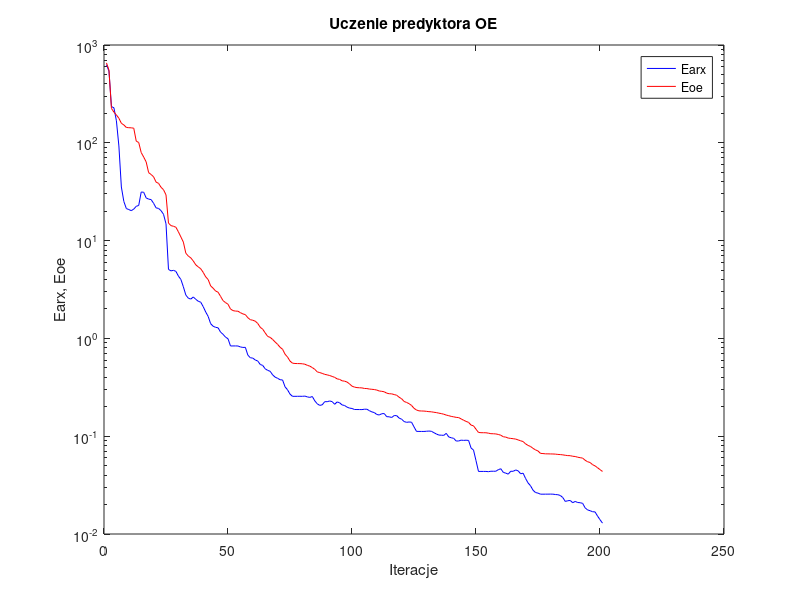
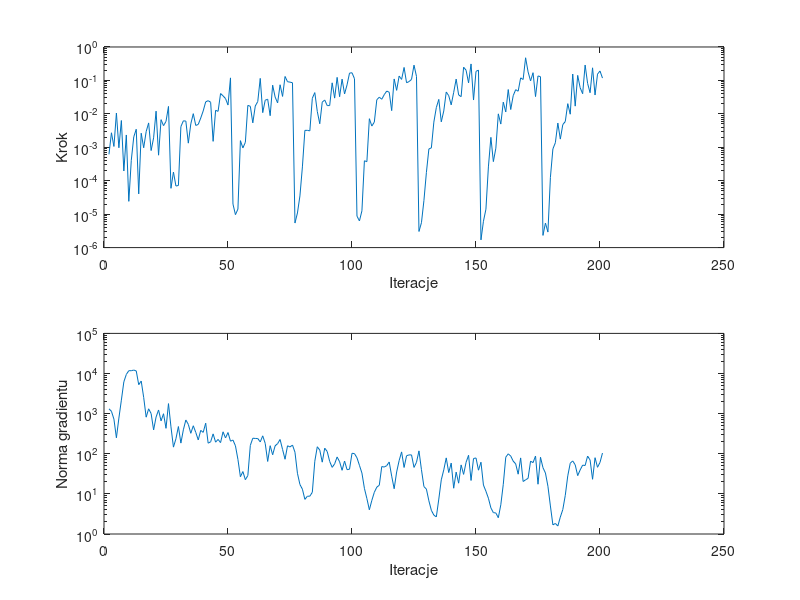

Source code (MATLAB) for these figures, in order:
%uczenie predyktora oe
clear all;
n=0; farx(n+1)=6.288984e+002; foe(n+1)=6.561616e+002; wspucz(n+1)=0.000000e+000; ng(n+1)=0.000000e+000;
%odnowa zmiennej metryki
n=1; farx(n+1)=5.409256e+002; foe(n+1)=5.550155e+002; krok(n+1)=6.158105e-004; ng(n+1)=1.319943e+003;
n=2; farx(n+1)=2.348084e+002; foe(n+1)=2.245432e+002; krok(n+1)=2.716773e-003; ng(n+1)=1.144341e+003;
n=3; farx(n+1)=2.279206e+002; foe(n+1)=2.059431e+002; krok(n+1)=1.058897e-003; ng(n+1)=7.305141e+002;
n=4; farx(n+1)=1.679101e+002; foe(n+1)=1.927849e+002; krok(n+1)=1.056509e-002; ng(n+1)=2.498417e+002;
n=5; farx(n+1)=9.287444e+001; foe(n+1)=1.782131e+002; krok(n+1)=9.673859e-004; ng(n+1)=7.738022e+002;
n=6; farx(n+1)=3.533031e+001; foe(n+1)=1.583210e+002; krok(n+1)=6.319511e-003; ng(n+1)=2.167608e+003;
n=7; farx(n+1)=2.511362e+001; foe(n+1)=1.522332e+002; krok(n+1)=1.955288e-004; ng(n+1)=6.212909e+003;
n=8; farx(n+1)=2.127993e+001; foe(n+1)=1.435789e+002; krok(n+1)=2.337021e-003; ng(n+1)=9.488911e+003;
n=9; farx(n+1)=2.076629e+001; foe(n+1)=1.426758e+002; krok(n+1)=2.418894e-005; ng(n+1)=1.175320e+004;
n=10; farx(n+1)=2.024542e+001; foe(n+1)=1.423396e+002; krok(n+1)=4.072737e-004; ng(n+1)=1.175660e+004;
n=11; farx(n+1)=2.100243e+001; foe(n+1)=1.409776e+002; krok(n+1)=2.050616e-003; ng(n+1)=1.218337e+004;
n=12; farx(n+1)=2.240726e+001; foe(n+1)=1.039954e+002; krok(n+1)=3.460293e-003; ng(n+1)=1.161235e+004;
n=13; farx(n+1)=2.289632e+001; foe(n+1)=1.006712e+002; krok(n+1)=4.037383e-005; ng(n+1)=5.262026e+003;
n=14; farx(n+1)=3.139504e+001; foe(n+1)=7.951832e+001; krok(n+1)=2.634602e-003; ng(n+1)=6.499219e+003;
n=15; farx(n+1)=3.121482e+001; foe(n+1)=7.150486e+001; krok(n+1)=9.671447e-004; ng(n+1)=2.534611e+003;
n=16; farx(n+1)=2.732333e+001; foe(n+1)=6.376311e+001; krok(n+1)=2.943935e-003; ng(n+1)=8.161173e+002;
n=17; farx(n+1)=2.655602e+001; foe(n+1)=4.950783e+001; krok(n+1)=5.355898e-003; ng(n+1)=1.319677e+003;
n=18; farx(n+1)=2.626306e+001; foe(n+1)=4.742409e+001; krok(n+1)=7.988163e-004; ng(n+1)=1.004829e+003;
n=19; farx(n+1)=2.404680e+001; foe(n+1)=4.488291e+001; krok(n+1)=1.915637e-003; ng(n+1)=3.933589e+002;
n=20; farx(n+1)=2.162710e+001; foe(n+1)=3.962205e+001; krok(n+1)=1.204622e-002; ng(n+1)=8.228975e+002;
n=21; farx(n+1)=2.132828e+001; foe(n+1)=3.850033e+001; krok(n+1)=5.805971e-004; ng(n+1)=1.233954e+003;
n=22; farx(n+1)=2.023993e+001; foe(n+1)=3.508151e+001; krok(n+1)=6.700076e-003; ng(n+1)=6.592321e+002;
n=23; farx(n+1)=1.857337e+001; foe(n+1)=3.312827e+001; krok(n+1)=4.437686e-003; ng(n+1)=9.943522e+002;
n=24; farx(n+1)=1.485557e+001; foe(n+1)=2.935245e+001; krok(n+1)=5.945944e-003; ng(n+1)=4.305361e+002;
n=25; farx(n+1)=5.077500e+000; foe(n+1)=1.509358e+001; krok(n+1)=1.669364e-002; ng(n+1)=1.778409e+003;
%odnowa zmiennej metryki
n=26; farx(n+1)=4.901782e+000; foe(n+1)=1.422292e+001; krok(n+1)=5.926151e-005; ng(n+1)=4.684528e+002;
n=27; farx(n+1)=4.967614e+000; foe(n+1)=1.402088e+001; krok(n+1)=1.818449e-004; ng(n+1)=1.463582e+002;
n=28; farx(n+1)=4.844734e+000; foe(n+1)=1.368733e+001; krok(n+1)=6.949109e-005; ng(n+1)=2.360149e+002;
n=29; farx(n+1)=4.337123e+000; foe(n+1)=1.229179e+001; krok(n+1)=7.211737e-005; ng(n+1)=4.769801e+002;
n=30; farx(n+1)=4.008114e+000; foe(n+1)=1.090078e+001; krok(n+1)=4.150488e-003; ng(n+1)=1.842763e+002;
n=31; farx(n+1)=3.370893e+000; foe(n+1)=9.653591e+000; krok(n+1)=6.192369e-003; ng(n+1)=3.956265e+002;
n=32; farx(n+1)=2.774994e+000; foe(n+1)=7.428393e+000; krok(n+1)=6.071802e-003; ng(n+1)=6.948809e+002;
n=33; farx(n+1)=2.576750e+000; foe(n+1)=6.945510e+000; krok(n+1)=1.330026e-003; ng(n+1)=5.395782e+002;
n=34; farx(n+1)=2.523410e+000; foe(n+1)=6.657037e+000; krok(n+1)=5.022246e-003; ng(n+1)=3.237234e+002;
n=35; farx(n+1)=2.653052e+000; foe(n+1)=6.189440e+000; krok(n+1)=1.012568e-002; ng(n+1)=4.987321e+002;
n=36; farx(n+1)=2.510881e+000; foe(n+1)=5.653684e+000; krok(n+1)=4.502543e-003; ng(n+1)=3.407792e+002;
n=37; farx(n+1)=2.398210e+000; foe(n+1)=5.388096e+000; krok(n+1)=4.830641e-003; ng(n+1)=2.211393e+002;
n=38; farx(n+1)=2.345342e+000; foe(n+1)=5.154889e+000; krok(n+1)=7.479896e-003; ng(n+1)=3.824534e+002;
n=39; farx(n+1)=2.113621e+000; foe(n+1)=4.733184e+000; krok(n+1)=1.223760e-002; ng(n+1)=3.416750e+002;
n=40; farx(n+1)=1.864444e+000; foe(n+1)=4.261870e+000; krok(n+1)=2.284436e-002; ng(n+1)=5.781840e+002;
n=41; farx(n+1)=1.677651e+000; foe(n+1)=3.996899e+000; krok(n+1)=2.476948e-002; ng(n+1)=1.834836e+002;
n=42; farx(n+1)=1.414531e+000; foe(n+1)=3.443024e+000; krok(n+1)=2.223039e-002; ng(n+1)=1.988652e+002;
n=43; farx(n+1)=1.330711e+000; foe(n+1)=3.258496e+000; krok(n+1)=1.505777e-003; ng(n+1)=3.129642e+002;
n=44; farx(n+1)=1.298119e+000; foe(n+1)=3.052536e+000; krok(n+1)=1.278106e-002; ng(n+1)=1.945420e+002;
n=45; farx(n+1)=1.283198e+000; foe(n+1)=2.966904e+000; krok(n+1)=1.189189e-002; ng(n+1)=2.276351e+002;
n=46; farx(n+1)=1.159884e+000; foe(n+1)=2.689335e+000; krok(n+1)=4.048730e-002; ng(n+1)=1.897900e+002;
n=47; farx(n+1)=1.101362e+000; foe(n+1)=2.434307e+000; krok(n+1)=3.459187e-002; ng(n+1)=3.524868e+002;
n=48; farx(n+1)=1.030436e+000; foe(n+1)=2.323343e+000; krok(n+1)=2.865057e-002; ng(n+1)=2.477319e+002;
n=49; farx(n+1)=9.923280e-001; foe(n+1)=2.235357e+000; krok(n+1)=1.835014e-002; ng(n+1)=3.382755e+002;
n=50; farx(n+1)=8.367388e-001; foe(n+1)=1.999638e+000; krok(n+1)=1.191056e-001; ng(n+1)=2.058910e+002;
%odnowa zmiennej metryki
n=51; farx(n+1)=8.374821e-001; foe(n+1)=1.924268e+000; krok(n+1)=2.003236e-005; ng(n+1)=2.193531e+002;
n=52; farx(n+1)=8.375590e-001; foe(n+1)=1.902385e+000; krok(n+1)=9.671965e-006; ng(n+1)=1.579067e+002;
n=53; farx(n+1)=8.368795e-001; foe(n+1)=1.897458e+000; krok(n+1)=1.414532e-005; ng(n+1)=7.240852e+001;
n=54; farx(n+1)=8.179698e-001; foe(n+1)=1.833359e+000; krok(n+1)=1.581052e-003; ng(n+1)=2.675495e+001;
n=55; farx(n+1)=8.084181e-001; foe(n+1)=1.779564e+000; krok(n+1)=9.576184e-004; ng(n+1)=3.601193e+001;
n=56; farx(n+1)=8.101134e-001; foe(n+1)=1.750600e+000; krok(n+1)=1.409080e-003; ng(n+1)=2.259359e+001;
n=57; farx(n+1)=6.749925e-001; foe(n+1)=1.626510e+000; krok(n+1)=1.792653e-002; ng(n+1)=2.858313e+001;
n=58; farx(n+1)=6.343871e-001; foe(n+1)=1.553518e+000; krok(n+1)=1.683407e-002; ng(n+1)=1.615587e+002;
n=59; farx(n+1)=6.286666e-001; foe(n+1)=1.533143e+000; krok(n+1)=5.381741e-003; ng(n+1)=2.439682e+002;
n=60; farx(n+1)=6.015644e-001; foe(n+1)=1.500023e+000; krok(n+1)=1.716139e-002; ng(n+1)=2.407341e+002;
n=61; farx(n+1)=5.869227e-001; foe(n+1)=1.420974e+000; krok(n+1)=2.337492e-002; ng(n+1)=2.399035e+002;
n=62; farx(n+1)=5.413613e-001; foe(n+1)=1.298774e+000; krok(n+1)=1.150668e-001; ng(n+1)=1.970421e+002;
n=63; farx(n+1)=5.291926e-001; foe(n+1)=1.241279e+000; krok(n+1)=1.086709e-002; ng(n+1)=2.797658e+002;
n=64; farx(n+1)=4.888147e-001; foe(n+1)=1.138783e+000; krok(n+1)=2.556569e-002; ng(n+1)=1.816482e+002;
n=65; farx(n+1)=4.712280e-001; foe(n+1)=1.047120e+000; krok(n+1)=2.741202e-002; ng(n+1)=6.430683e+001;
n=66; farx(n+1)=4.610971e-001; foe(n+1)=1.024688e+000; krok(n+1)=8.806488e-003; ng(n+1)=1.588465e+002;
n=67; farx(n+1)=4.236031e-001; foe(n+1)=9.753154e-001; krok(n+1)=7.208292e-002; ng(n+1)=9.432204e+001;
n=68; farx(n+1)=4.016841e-001; foe(n+1)=9.194202e-001; krok(n+1)=3.192003e-002; ng(n+1)=1.577355e+002;
n=69; farx(n+1)=3.909420e-001; foe(n+1)=8.695058e-001; krok(n+1)=2.127270e-002; ng(n+1)=1.786422e+002;
n=70; farx(n+1)=3.779844e-001; foe(n+1)=8.112743e-001; krok(n+1)=7.414397e-002; ng(n+1)=2.268353e+002;
n=71; farx(n+1)=3.758321e-001; foe(n+1)=7.745051e-001; krok(n+1)=3.320390e-002; ng(n+1)=1.280041e+002;
n=72; farx(n+1)=3.198484e-001; foe(n+1)=6.891296e-001; krok(n+1)=1.312394e-001; ng(n+1)=7.300931e+001;
n=73; farx(n+1)=2.983779e-001; foe(n+1)=6.452720e-001; krok(n+1)=9.137743e-002; ng(n+1)=1.580649e+002;
n=74; farx(n+1)=2.693432e-001; foe(n+1)=5.864076e-001; krok(n+1)=8.892157e-002; ng(n+1)=1.476472e+002;
n=75; farx(n+1)=2.557229e-001; foe(n+1)=5.582375e-001; krok(n+1)=8.512166e-002; ng(n+1)=1.649256e+002;
%odnowa zmiennej metryki
n=76; farx(n+1)=2.557158e-001; foe(n+1)=5.538940e-001; krok(n+1)=5.421647e-006; ng(n+1)=1.093556e+002;
n=77; farx(n+1)=2.558198e-001; foe(n+1)=5.529723e-001; krok(n+1)=1.085468e-005; ng(n+1)=3.262946e+001;
n=78; farx(n+1)=2.560596e-001; foe(n+1)=5.523851e-001; krok(n+1)=3.511208e-005; ng(n+1)=1.716449e+001;
n=79; farx(n+1)=2.556967e-001; foe(n+1)=5.502614e-001; krok(n+1)=2.594055e-004; ng(n+1)=1.309429e+001;
n=80; farx(n+1)=2.572013e-001; foe(n+1)=5.444066e-001; krok(n+1)=3.204288e-003; ng(n+1)=7.296573e+000;
n=81; farx(n+1)=2.522625e-001; foe(n+1)=5.305704e-001; krok(n+1)=3.214272e-003; ng(n+1)=8.737782e+000;
n=82; farx(n+1)=2.493814e-001; foe(n+1)=5.201555e-001; krok(n+1)=3.096185e-003; ng(n+1)=8.758361e+000;
n=83; farx(n+1)=2.546168e-001; foe(n+1)=5.031622e-001; krok(n+1)=2.928765e-002; ng(n+1)=1.096772e+001;
n=84; farx(n+1)=2.297261e-001; foe(n+1)=4.823885e-001; krok(n+1)=4.321748e-002; ng(n+1)=6.507567e+001;
n=85; farx(n+1)=2.143495e-001; foe(n+1)=4.543661e-001; krok(n+1)=1.183052e-002; ng(n+1)=1.494675e+002;
n=86; farx(n+1)=2.065607e-001; foe(n+1)=4.472707e-001; krok(n+1)=5.060913e-003; ng(n+1)=1.236528e+002;
n=87; farx(n+1)=2.094148e-001; foe(n+1)=4.386450e-001; krok(n+1)=2.243330e-002; ng(n+1)=6.175587e+001;
n=88; farx(n+1)=2.254126e-001; foe(n+1)=4.288062e-001; krok(n+1)=2.594061e-002; ng(n+1)=1.379247e+002;
n=89; farx(n+1)=2.254171e-001; foe(n+1)=4.237772e-001; krok(n+1)=1.767909e-002; ng(n+1)=1.138586e+002;
n=90; farx(n+1)=2.291496e-001; foe(n+1)=4.170906e-001; krok(n+1)=1.767909e-002; ng(n+1)=6.439328e+001;
n=91; farx(n+1)=2.257046e-001; foe(n+1)=4.085898e-001; krok(n+1)=8.472165e-002; ng(n+1)=4.579607e+001;
n=92; farx(n+1)=2.119434e-001; foe(n+1)=3.997164e-001; krok(n+1)=2.954351e-002; ng(n+1)=5.610818e+001;
n=93; farx(n+1)=2.241223e-001; foe(n+1)=3.858383e-001; krok(n+1)=1.234039e-001; ng(n+1)=8.316596e+001;
n=94; farx(n+1)=2.196089e-001; foe(n+1)=3.810761e-001; krok(n+1)=3.252259e-002; ng(n+1)=6.324493e+001;
n=95; farx(n+1)=2.089807e-001; foe(n+1)=3.685905e-001; krok(n+1)=1.093247e-001; ng(n+1)=3.871063e+001;
n=96; farx(n+1)=2.060767e-001; foe(n+1)=3.654215e-001; krok(n+1)=3.941187e-002; ng(n+1)=6.592103e+001;
n=97; farx(n+1)=1.983160e-001; foe(n+1)=3.579222e-001; krok(n+1)=7.377901e-002; ng(n+1)=4.011930e+001;
n=98; farx(n+1)=1.938234e-001; foe(n+1)=3.428125e-001; krok(n+1)=1.653712e-001; ng(n+1)=4.121506e+001;
n=99; farx(n+1)=1.921151e-001; foe(n+1)=3.248191e-001; krok(n+1)=1.695506e-001; ng(n+1)=1.028222e+002;
n=100; farx(n+1)=1.874998e-001; foe(n+1)=3.178103e-001; krok(n+1)=1.124683e-001; ng(n+1)=1.008427e+002;
%odnowa zmiennej metryki
n=101; farx(n+1)=1.874113e-001; foe(n+1)=3.139597e-001; krok(n+1)=8.746968e-006; ng(n+1)=7.942880e+001;
n=102; farx(n+1)=1.873079e-001; foe(n+1)=3.128251e-001; krok(n+1)=6.280717e-006; ng(n+1)=5.145437e+001;
n=103; farx(n+1)=1.871157e-001; foe(n+1)=3.118981e-001; krok(n+1)=1.259797e-005; ng(n+1)=3.306222e+001;
n=104; farx(n+1)=1.887496e-001; foe(n+1)=3.078091e-001; krok(n+1)=3.952630e-004; ng(n+1)=1.375702e+001;
n=105; farx(n+1)=1.887625e-001; foe(n+1)=3.070129e-001; krok(n+1)=3.716215e-004; ng(n+1)=7.650042e+000;
n=106; farx(n+1)=1.824717e-001; foe(n+1)=3.035386e-001; krok(n+1)=7.164989e-003; ng(n+1)=4.014604e+000;
n=107; farx(n+1)=1.772313e-001; foe(n+1)=3.017259e-001; krok(n+1)=4.315901e-003; ng(n+1)=6.889849e+000;
n=108; farx(n+1)=1.744227e-001; foe(n+1)=2.999487e-001; krok(n+1)=5.680993e-003; ng(n+1)=1.095989e+001;
n=109; farx(n+1)=1.667391e-001; foe(n+1)=2.963221e-001; krok(n+1)=2.642647e-002; ng(n+1)=1.472951e+001;
n=110; farx(n+1)=1.648156e-001; foe(n+1)=2.898972e-001; krok(n+1)=3.150760e-002; ng(n+1)=1.640300e+001;
n=111; farx(n+1)=1.697887e-001; foe(n+1)=2.876466e-001; krok(n+1)=2.733118e-002; ng(n+1)=4.801654e+001;
n=112; farx(n+1)=1.703584e-001; foe(n+1)=2.845296e-001; krok(n+1)=3.754388e-002; ng(n+1)=4.658899e+001;
n=113; farx(n+1)=1.583093e-001; foe(n+1)=2.754753e-001; krok(n+1)=4.797973e-002; ng(n+1)=5.054310e+001;
n=114; farx(n+1)=1.579456e-001; foe(n+1)=2.718236e-001; krok(n+1)=4.438543e-002; ng(n+1)=6.239796e+001;
n=115; farx(n+1)=1.553928e-001; foe(n+1)=2.710909e-001; krok(n+1)=1.248857e-002; ng(n+1)=2.768148e+001;
n=116; farx(n+1)=1.624910e-001; foe(n+1)=2.664956e-001; krok(n+1)=1.105941e-001; ng(n+1)=1.344230e+001;
n=117; farx(n+1)=1.624196e-001; foe(n+1)=2.626469e-001; krok(n+1)=5.042484e-002; ng(n+1)=3.512585e+001;
n=118; farx(n+1)=1.532453e-001; foe(n+1)=2.501840e-001; krok(n+1)=1.348264e-001; ng(n+1)=6.737743e+001;
n=119; farx(n+1)=1.493027e-001; foe(n+1)=2.417049e-001; krok(n+1)=1.071906e-001; ng(n+1)=1.112685e+002;
n=120; farx(n+1)=1.412705e-001; foe(n+1)=2.266557e-001; krok(n+1)=2.443912e-001; ng(n+1)=4.553362e+001;
n=121; farx(n+1)=1.386392e-001; foe(n+1)=2.213872e-001; krok(n+1)=8.512166e-002; ng(n+1)=8.925028e+001;
n=122; farx(n+1)=1.397673e-001; foe(n+1)=2.152047e-001; krok(n+1)=9.228634e-002; ng(n+1)=9.363726e+001;
n=123; farx(n+1)=1.390893e-001; foe(n+1)=2.064199e-001; krok(n+1)=1.072012e-001; ng(n+1)=9.362423e+001;
n=124; farx(n+1)=1.247420e-001; foe(n+1)=1.928988e-001; krok(n+1)=2.863617e-001; ng(n+1)=4.565772e+001;
n=125; farx(n+1)=1.120348e-001; foe(n+1)=1.852781e-001; krok(n+1)=1.320338e-001; ng(n+1)=6.115835e+001;
%odnowa zmiennej metryki
n=126; farx(n+1)=1.119411e-001; foe(n+1)=1.816637e-001; krok(n+1)=3.035143e-006; ng(n+1)=1.180282e+002;
n=127; farx(n+1)=1.118713e-001; foe(n+1)=1.810514e-001; krok(n+1)=5.540176e-006; ng(n+1)=4.019763e+001;
n=128; farx(n+1)=1.118570e-001; foe(n+1)=1.807361e-001; krok(n+1)=2.555890e-005; ng(n+1)=1.518658e+001;
n=129; farx(n+1)=1.123493e-001; foe(n+1)=1.796166e-001; krok(n+1)=1.775310e-004; ng(n+1)=1.315455e+001;
n=130; farx(n+1)=1.129227e-001; foe(n+1)=1.782444e-001; krok(n+1)=8.931252e-004; ng(n+1)=6.721203e+000;
n=131; farx(n+1)=1.122764e-001; foe(n+1)=1.775920e-001; krok(n+1)=9.578186e-004; ng(n+1)=3.889064e+000;
n=132; farx(n+1)=1.086972e-001; foe(n+1)=1.757474e-001; krok(n+1)=5.655154e-003; ng(n+1)=2.959209e+000;
n=133; farx(n+1)=1.054170e-001; foe(n+1)=1.744414e-001; krok(n+1)=1.540176e-002; ng(n+1)=2.664898e+000;
n=134; farx(n+1)=1.027274e-001; foe(n+1)=1.720423e-001; krok(n+1)=2.709456e-002; ng(n+1)=7.423235e+000;
n=135; farx(n+1)=1.024475e-001; foe(n+1)=1.703179e-001; krok(n+1)=5.770731e-003; ng(n+1)=2.237766e+001;
n=136; farx(n+1)=1.020109e-001; foe(n+1)=1.677945e-001; krok(n+1)=1.220118e-002; ng(n+1)=3.961738e+001;
n=137; farx(n+1)=1.069748e-001; foe(n+1)=1.644623e-001; krok(n+1)=4.502187e-002; ng(n+1)=7.891307e+001;
n=138; farx(n+1)=9.828379e-002; foe(n+1)=1.621050e-001; krok(n+1)=3.497807e-002; ng(n+1)=3.398861e+001;
n=139; farx(n+1)=9.641255e-002; foe(n+1)=1.594716e-001; krok(n+1)=1.856226e-002; ng(n+1)=5.859818e+001;
n=140; farx(n+1)=9.511124e-002; foe(n+1)=1.577769e-001; krok(n+1)=4.382471e-002; ng(n+1)=1.384060e+001;
n=141; farx(n+1)=8.929809e-002; foe(n+1)=1.558345e-001; krok(n+1)=1.096649e-001; ng(n+1)=3.495204e+001;
n=142; farx(n+1)=8.934896e-002; foe(n+1)=1.549884e-001; krok(n+1)=3.678347e-002; ng(n+1)=1.847966e+001;
n=143; farx(n+1)=9.115523e-002; foe(n+1)=1.503667e-001; krok(n+1)=3.271756e-002; ng(n+1)=5.271324e+001;
n=144; farx(n+1)=9.061406e-002; foe(n+1)=1.456896e-001; krok(n+1)=2.488937e-001; ng(n+1)=3.061895e+001;
n=145; farx(n+1)=9.099722e-002; foe(n+1)=1.417256e-001; krok(n+1)=2.016994e-001; ng(n+1)=6.125974e+001;
n=146; farx(n+1)=9.054947e-002; foe(n+1)=1.384804e-001; krok(n+1)=8.452792e-002; ng(n+1)=9.160584e+001;
n=147; farx(n+1)=7.580727e-002; foe(n+1)=1.299652e-001; krok(n+1)=3.112246e-001; ng(n+1)=2.159821e+001;
n=148; farx(n+1)=7.211116e-002; foe(n+1)=1.276609e-001; krok(n+1)=2.592196e-002; ng(n+1)=7.618196e+001;
n=149; farx(n+1)=5.625043e-002; foe(n+1)=1.178725e-001; krok(n+1)=1.865458e-001; ng(n+1)=7.856701e+001;
n=150; farx(n+1)=4.364287e-002; foe(n+1)=1.092942e-001; krok(n+1)=2.031949e-001; ng(n+1)=3.894485e+001;
%odnowa zmiennej metryki
n=151; farx(n+1)=4.364245e-002; foe(n+1)=1.086218e-001; krok(n+1)=1.702097e-006; ng(n+1)=6.154590e+001;
n=152; farx(n+1)=4.363366e-002; foe(n+1)=1.085377e-001; krok(n+1)=6.137476e-006; ng(n+1)=1.659466e+001;
n=153; farx(n+1)=4.364386e-002; foe(n+1)=1.084403e-001; krok(n+1)=1.404624e-005; ng(n+1)=1.164174e+001;
n=154; farx(n+1)=4.337339e-002; foe(n+1)=1.074332e-001; krok(n+1)=2.594055e-004; ng(n+1)=7.793431e+000;
n=155; farx(n+1)=4.383545e-002; foe(n+1)=1.061076e-001; krok(n+1)=1.983052e-003; ng(n+1)=4.479390e+000;
n=156; farx(n+1)=4.382493e-002; foe(n+1)=1.059506e-001; krok(n+1)=3.729504e-004; ng(n+1)=3.410496e+000;
n=157; farx(n+1)=4.383557e-002; foe(n+1)=1.054716e-001; krok(n+1)=9.396816e-004; ng(n+1)=3.342000e+000;
n=158; farx(n+1)=4.548493e-002; foe(n+1)=1.041871e-001; krok(n+1)=1.000726e-002; ng(n+1)=2.547683e+000;
n=159; farx(n+1)=4.649126e-002; foe(n+1)=1.023285e-001; krok(n+1)=4.949772e-003; ng(n+1)=5.345562e+000;
n=160; farx(n+1)=4.267791e-002; foe(n+1)=9.869549e-002; krok(n+1)=2.243330e-002; ng(n+1)=1.733120e+001;
n=161; farx(n+1)=4.190825e-002; foe(n+1)=9.789390e-002; krok(n+1)=1.139839e-002; ng(n+1)=8.205384e+001;
n=162; farx(n+1)=4.094972e-002; foe(n+1)=9.569834e-002; krok(n+1)=5.335388e-002; ng(n+1)=9.957880e+001;
n=163; farx(n+1)=4.380503e-002; foe(n+1)=9.493269e-002; krok(n+1)=1.346946e-002; ng(n+1)=8.765805e+001;
n=164; farx(n+1)=4.376274e-002; foe(n+1)=9.431796e-002; krok(n+1)=3.497807e-002; ng(n+1)=6.557482e+001;
n=165; farx(n+1)=4.517638e-002; foe(n+1)=9.341986e-002; krok(n+1)=5.286105e-002; ng(n+1)=5.591090e+001;
n=166; farx(n+1)=4.422986e-002; foe(n+1)=9.164153e-002; krok(n+1)=4.756755e-002; ng(n+1)=3.096353e+001;
n=167; farx(n+1)=4.129287e-002; foe(n+1)=8.972322e-002; krok(n+1)=1.191056e-001; ng(n+1)=7.881152e+001;
n=168; farx(n+1)=4.186418e-002; foe(n+1)=8.817202e-002; krok(n+1)=1.067078e-001; ng(n+1)=2.032951e+001;
n=169; farx(n+1)=3.690795e-002; foe(n+1)=8.344560e-002; krok(n+1)=4.756263e-001; ng(n+1)=2.246443e+001;
n=170; farx(n+1)=3.327378e-002; foe(n+1)=8.049567e-002; krok(n+1)=1.800875e-001; ng(n+1)=2.436917e+001;
n=171; farx(n+1)=3.109841e-002; foe(n+1)=7.844766e-002; krok(n+1)=9.668121e-002; ng(n+1)=6.547627e+001;
n=172; farx(n+1)=2.801245e-002; foe(n+1)=7.509254e-002; krok(n+1)=1.702433e-001; ng(n+1)=6.006874e+001;
n=173; farx(n+1)=2.655031e-002; foe(n+1)=7.243373e-002; krok(n+1)=3.285344e-002; ng(n+1)=8.781471e+001;
n=174; farx(n+1)=2.617988e-002; foe(n+1)=7.063300e-002; krok(n+1)=1.362644e-001; ng(n+1)=1.741101e+001;
n=175; farx(n+1)=2.554094e-002; foe(n+1)=6.673678e-002; krok(n+1)=1.292164e-001; ng(n+1)=8.179113e+001;
%odnowa zmiennej metryki
n=176; farx(n+1)=2.553702e-002; foe(n+1)=6.646924e-002; krok(n+1)=2.315967e-006; ng(n+1)=4.506565e+001;
n=177; farx(n+1)=2.555114e-002; foe(n+1)=6.603659e-002; krok(n+1)=5.421647e-006; ng(n+1)=3.310560e+001;
n=178; farx(n+1)=2.556071e-002; foe(n+1)=6.599918e-002; krok(n+1)=2.914162e-006; ng(n+1)=1.551967e+001;
n=179; farx(n+1)=2.558317e-002; foe(n+1)=6.588470e-002; krok(n+1)=1.258386e-004; ng(n+1)=4.995140e+000;
n=180; farx(n+1)=2.555380e-002; foe(n+1)=6.579133e-002; krok(n+1)=8.931057e-004; ng(n+1)=1.689704e+000;
n=181; farx(n+1)=2.533441e-002; foe(n+1)=6.559176e-002; krok(n+1)=1.369522e-003; ng(n+1)=1.832512e+000;
n=182; farx(n+1)=2.521936e-002; foe(n+1)=6.512025e-002; krok(n+1)=5.303205e-003; ng(n+1)=1.583074e+000;
n=183; farx(n+1)=2.476778e-002; foe(n+1)=6.488707e-002; krok(n+1)=1.758026e-003; ng(n+1)=2.639524e+000;
n=184; farx(n+1)=2.359790e-002; foe(n+1)=6.445804e-002; krok(n+1)=4.782427e-003; ng(n+1)=4.067830e+000;
n=185; farx(n+1)=2.152222e-002; foe(n+1)=6.383039e-002; krok(n+1)=5.887869e-003; ng(n+1)=9.206270e+000;
n=186; farx(n+1)=2.189006e-002; foe(n+1)=6.333644e-002; krok(n+1)=2.017194e-002; ng(n+1)=2.812441e+001;
n=187; farx(n+1)=2.201712e-002; foe(n+1)=6.322039e-002; krok(n+1)=9.760389e-003; ng(n+1)=5.815908e+001;
n=188; farx(n+1)=2.088502e-002; foe(n+1)=6.235577e-002; krok(n+1)=1.553141e-001; ng(n+1)=6.627069e+001;
n=189; farx(n+1)=2.153693e-002; foe(n+1)=6.202242e-002; krok(n+1)=1.702114e-002; ng(n+1)=5.295501e+001;
n=190; farx(n+1)=2.098656e-002; foe(n+1)=6.097192e-002; krok(n+1)=1.414327e-001; ng(n+1)=2.849981e+001;
n=191; farx(n+1)=2.088996e-002; foe(n+1)=6.031927e-002; krok(n+1)=6.045742e-002; ng(n+1)=3.949961e+001;
n=192; farx(n+1)=2.057867e-002; foe(n+1)=5.972196e-002; krok(n+1)=4.000365e-002; ng(n+1)=5.206686e+001;
n=193; farx(n+1)=1.851331e-002; foe(n+1)=5.676861e-002; krok(n+1)=2.885219e-001; ng(n+1)=5.091789e+001;
n=194; farx(n+1)=1.763287e-002; foe(n+1)=5.482226e-002; krok(n+1)=8.153064e-002; ng(n+1)=8.756774e+001;
n=195; farx(n+1)=1.730692e-002; foe(n+1)=5.384004e-002; krok(n+1)=4.285764e-002; ng(n+1)=6.980141e+001;
n=196; farx(n+1)=1.690457e-002; foe(n+1)=5.116999e-002; krok(n+1)=2.382113e-001; ng(n+1)=2.311270e+001;
n=197; farx(n+1)=1.682225e-002; foe(n+1)=4.972200e-002; krok(n+1)=3.660091e-002; ng(n+1)=7.976691e+001;
n=198; farx(n+1)=1.526719e-002; foe(n+1)=4.763609e-002; krok(n+1)=1.545508e-001; ng(n+1)=4.599022e+001;
n=199; farx(n+1)=1.401999e-002; foe(n+1)=4.555645e-002; krok(n+1)=1.912657e-001; ng(n+1)=6.086517e+001;
n=200; farx(n+1)=1.291411e-002; foe(n+1)=4.361221e-002; krok(n+1)=1.174729e-001; ng(n+1)=1.042928e+002;

figure; semilogy(farx,'b'); hold on; semilogy(foe,'r'); xlabel('Iteracje'); ylabel('Earx, Eoe'); legend('Earx','Eoe'); title('Uczenie predyktora OE');
figure; subplot(2,1,1); semilogy(krok); xlabel('Iteracje'); ylabel('Krok');
subplot(2,1,2); semilogy(ng); xlabel('Iteracje'); ylabel('Norma gradientu');
Earx=farx(n+1)
Eoe=foe(n+1)
